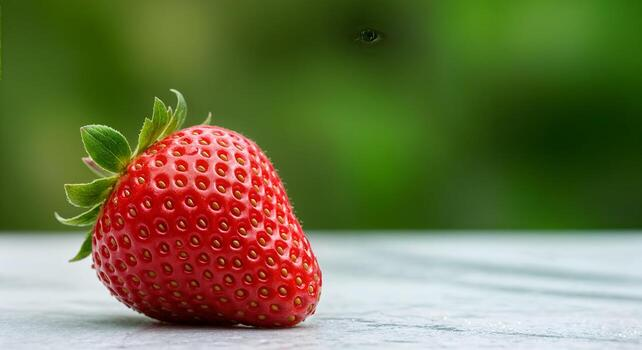
#> input picture data/test1.jpg, 642 x 350 px, found by its file name
$ python matching.py
#> lines starting #> are read from the running program, lines starting #| are printed output that depends on the picture
import cv2
import numpy as np
# import seaborn as sns
import matplotlib.pyplot as plt

#img1 = Source image ; img2 = Target image
def hist_matching(img1, img2):
    hist_1 = np.bincount(img1.flatten(), minlength=256)
    hist_2 = np.bincount(img2.flatten(), minlength=256)

    r1, r2 = hist_1 / img1.size, hist_2 / img2.size

    cdf1 = np.cumsum(r1)
    cdf2 = np.cumsum(r2)


    # Binary search to find the index i of cdf2 that is closest of any e in cdf1
    H = np.searchsorted(cdf2, cdf1, side="left")
    H = np.clip(H, 0, 255).astype(np.uint8)

    final_img = H[img1]

    return hist_1, hist_2, np.bincount(final_img.flatten(), minlength=256), final_img


src = cv2.imread("data/test1.jpg", cv2.IMREAD_GRAYSCALE)
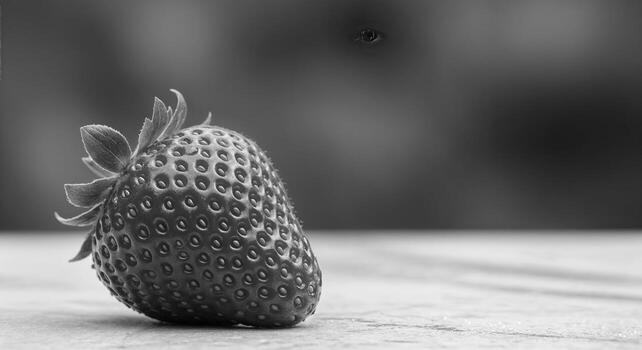
#> src: shape (350, 642); min 0, max 253, mean 110.1
target = cv2.imread("data/test2.jpg", cv2.IMREAD_GRAYSCALE)
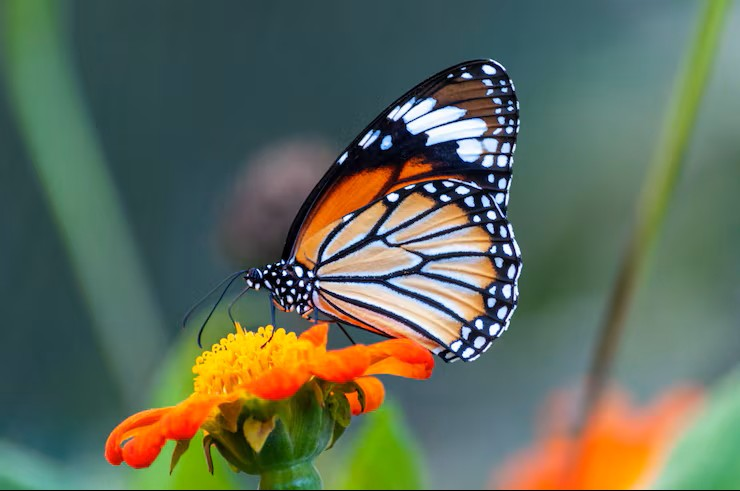
#> input picture data/test2.jpg, 740 x 491 px, found by its file name
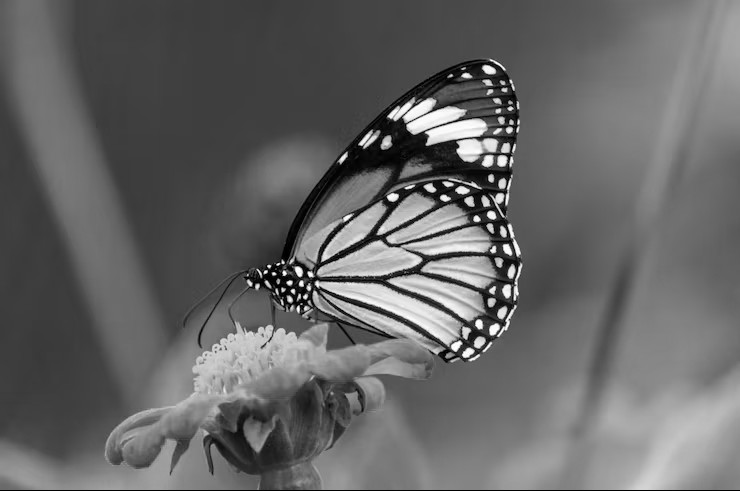
#> target: shape (491, 740); min 0, max 255, mean 101.5

# h, w = img.shape

"""Original , Target and Final image display"""
src_h, target_h, res_h, final_img = hist_matching(src, target)
#> in hist_matching, `hist_1 = np.bincount(img1.flatten(), minlength=256)`: hist_1 = 256 values, max 3597 at index 64, min 0 at index 252, mean 877.7
#> in hist_matching, `hist_2 = np.bincount(img2.flatten(), minlength=256)`: hist_2 = 256 values, max 15181 at index 62, min 30 at index 254, mean 1419.3
#> in hist_matching, `r1, r2 = hist_1 / img1.size, hist_2 / img2.size`: r1 = 256 values, max 0.016 at index 64, min 0 at index 252, mean 0.00391; r2 = 256 values, max 0.0418 at index 62, min 8.26e-05 at index 254, mean 0.00391
#> in hist_matching, `cdf1 = np.cumsum(r1)`: cdf1 = 256 values from 8.9e-06 to 1
#> in hist_matching, `cdf2 = np.cumsum(r2)`: cdf2 = 256 values from 0.0023 to 1
#> in hist_matching, `H = np.searchsorted(cdf2, cdf1, side="left")`: H = 256 values from 0 to 256
#> in hist_matching, `H = np.clip(H, 0, 255).astype(np.uint8)`: H = 256 values from 0 to 255
#> in hist_matching, `final_img = H[img1]`:
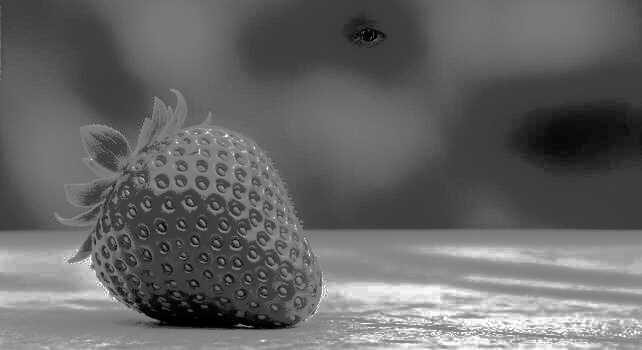
#> final_img: shape (350, 642); min 0, max 255, mean 102.3
#> src_h has the same summary as hist_1 in hist_matching; target_h has the same summary as hist_2 in hist_matching; res_h = 256 values, max 9363 at index 63, min 0 at index 10, mean 877.7

cv2.imshow("Original", src)
cv2.imshow("Target image distribution.", target)
cv2.imshow("After histogram matching.", final_img)
cv2.waitKey(0)
cv2.destroyAllWindows()


fig, axes = plt.subplots(1, 3, figsize=(18, 4))

x = np.arange(256)
axes[0].bar(x, src_h, color="blue")
axes[0].set_title("Source Histogram")
axes[0].set_xlim([0, 255])

axes[1].bar(x, target_h, color="green")
axes[1].set_title("Target Histogram")
axes[1].set_xlim([0, 255])

axes[2].bar(x, res_h, color="orange")
axes[2].set_title("Matched Histogram")
axes[2].set_xlim([0, 255])

plt.tight_layout()
plt.show()
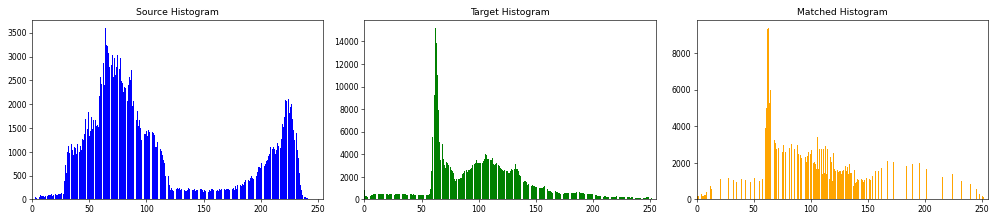
#> figure drawn by matplotlib, 3 panels; panel 1: tallest bar 3597 high, from x = 63.6 to 64.4; panel 2: tallest bar 15181 high, from x = 61.6 to 62.4; panel 3: tallest bar 9363 high, from x = 62.6 to 63.4
